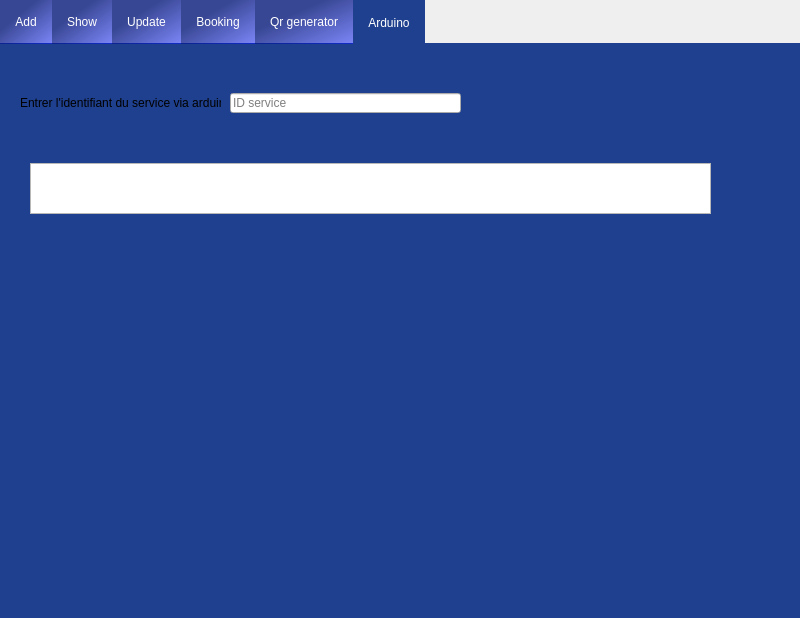
<?xml version="1.0" encoding="UTF-8"?>
<ui version="4.0">
 <class>GestionService</class>
 <widget class="QMainWindow" name="GestionService">
  <property name="geometry">
   <rect>
    <x>0</x>
    <y>0</y>
    <width>800</width>
    <height>618</height>
   </rect>
  </property>
  <property name="windowTitle">
   <string>Tayarni - Gestion Service</string>
  </property>
  <widget class="QWidget" name="centralwidget">
   <widget class="QTabWidget" name="tabWidget">
    <property name="geometry">
     <rect>
      <x>0</x>
      <y>0</y>
      <width>811</width>
      <height>661</height>
     </rect>
    </property>
    <property name="styleSheet">
     <string notr="true">QTabWidget::pane {
  top:-1px; 
  background: rgb(245, 245, 245);
} 

QTabBar::tab {
	color: white;
  background: qlineargradient(spread:pad, x1:0.349, y1:0.336364, x2:1, y2:1, stop:0 rgba(5, 24, 122, 200), stop:1 rgba(5, 24, 255, 125));
  padding: 15px;
} 

QTabBar::tab:selected { 
	color: white;
  background: #1F408E;
  margin-bottom: -1px; 
}</string>
    </property>
    <property name="currentIndex">
     <number>5</number>
    </property>
    <widget class="QWidget" name="Page1">
     <property name="styleSheet">
      <string notr="true">QWidget#Page1{background-color:#1F408E;}
</string>
     </property>
     <attribute name="title">
      <string>Add</string>
     </attribute>
     <widget class="MyButton" name="pb_add">
      <property name="geometry">
       <rect>
        <x>470</x>
        <y>460</y>
        <width>81</width>
        <height>31</height>
       </rect>
      </property>
      <property name="text">
       <string>Add</string>
      </property>
     </widget>
     <widget class="QLabel" name="label_6">
      <property name="geometry">
       <rect>
        <x>10</x>
        <y>100</y>
        <width>91</width>
        <height>16</height>
       </rect>
      </property>
      <property name="text">
       <string>Service name:</string>
      </property>
     </widget>
     <widget class="QLineEdit" name="le_name">
      <property name="geometry">
       <rect>
        <x>110</x>
        <y>100</y>
        <width>113</width>
        <height>20</height>
       </rect>
      </property>
     </widget>
     <widget class="QLabel" name="label_2">
      <property name="geometry">
       <rect>
        <x>20</x>
        <y>20</y>
        <width>211</width>
        <height>16</height>
       </rect>
      </property>
      <property name="text">
       <string>Add new service:</string>
      </property>
     </widget>
     <widget class="QLabel" name="label_8">
      <property name="geometry">
       <rect>
        <x>0</x>
        <y>210</y>
        <width>111</width>
        <height>20</height>
       </rect>
      </property>
      <property name="text">
       <string>Service Disponiblity:</string>
      </property>
     </widget>
     <widget class="QLabel" name="label_9">
      <property name="geometry">
       <rect>
        <x>10</x>
        <y>60</y>
        <width>91</width>
        <height>16</height>
       </rect>
      </property>
      <property name="text">
       <string>Service type:</string>
      </property>
     </widget>
     <widget class="QLabel" name="label_10">
      <property name="geometry">
       <rect>
        <x>10</x>
        <y>150</y>
        <width>101</width>
        <height>20</height>
       </rect>
      </property>
      <property name="text">
       <string>Number of places:</string>
      </property>
     </widget>
     <widget class="QLineEdit" name="le_places">
      <property name="geometry">
       <rect>
        <x>110</x>
        <y>150</y>
        <width>113</width>
        <height>20</height>
       </rect>
      </property>
     </widget>
     <widget class="QRadioButton" name="radioButton">
      <property name="geometry">
       <rect>
        <x>120</x>
        <y>210</y>
        <width>83</width>
        <height>18</height>
       </rect>
      </property>
      <property name="text">
       <string>Available</string>
      </property>
     </widget>
     <widget class="QRadioButton" name="radioButton_2">
      <property name="geometry">
       <rect>
        <x>240</x>
        <y>210</y>
        <width>83</width>
        <height>18</height>
       </rect>
      </property>
      <property name="text">
       <string>Not available</string>
      </property>
     </widget>
     <widget class="QLineEdit" name="le_type">
      <property name="geometry">
       <rect>
        <x>110</x>
        <y>60</y>
        <width>113</width>
        <height>20</height>
       </rect>
      </property>
     </widget>
     <widget class="QLabel" name="label_20">
      <property name="geometry">
       <rect>
        <x>0</x>
        <y>280</y>
        <width>111</width>
        <height>20</height>
       </rect>
      </property>
      <property name="text">
       <string>Service specifications:</string>
      </property>
     </widget>
     <widget class="QLineEdit" name="lineEdit_3">
      <property name="geometry">
       <rect>
        <x>110</x>
        <y>280</y>
        <width>141</width>
        <height>20</height>
       </rect>
      </property>
      <property name="focusPolicy">
       <enum>Qt::ClickFocus</enum>
      </property>
      <property name="autoFillBackground">
       <bool>false</bool>
      </property>
      <property name="inputMask">
       <string/>
      </property>
      <property name="text">
       <string/>
      </property>
      <property name="placeholderText">
       <string>Specification</string>
      </property>
      <property name="clearButtonEnabled">
       <bool>false</bool>
      </property>
     </widget>
     <widget class="QLineEdit" name="lineEdit_4">
      <property name="geometry">
       <rect>
        <x>110</x>
        <y>320</y>
        <width>141</width>
        <height>20</height>
       </rect>
      </property>
      <property name="placeholderText">
       <string>Specification</string>
      </property>
     </widget>
     <widget class="QLineEdit" name="lineEdit_5">
      <property name="geometry">
       <rect>
        <x>110</x>
        <y>360</y>
        <width>141</width>
        <height>20</height>
       </rect>
      </property>
      <property name="placeholderText">
       <string>Specification</string>
      </property>
     </widget>
     <widget class="QLineEdit" name="lineEdit_6">
      <property name="geometry">
       <rect>
        <x>260</x>
        <y>280</y>
        <width>141</width>
        <height>20</height>
       </rect>
      </property>
      <property name="placeholderText">
       <string>Nb places</string>
      </property>
     </widget>
     <widget class="QLineEdit" name="lineEdit_7">
      <property name="geometry">
       <rect>
        <x>410</x>
        <y>280</y>
        <width>141</width>
        <height>20</height>
       </rect>
      </property>
      <property name="placeholderText">
       <string>Price</string>
      </property>
     </widget>
     <widget class="QLineEdit" name="lineEdit_8">
      <property name="geometry">
       <rect>
        <x>260</x>
        <y>320</y>
        <width>141</width>
        <height>20</height>
       </rect>
      </property>
      <property name="placeholderText">
       <string>Nb places</string>
      </property>
     </widget>
     <widget class="QLineEdit" name="lineEdit_9">
      <property name="geometry">
       <rect>
        <x>410</x>
        <y>320</y>
        <width>141</width>
        <height>20</height>
       </rect>
      </property>
      <property name="placeholderText">
       <string>Price</string>
      </property>
     </widget>
     <widget class="QLineEdit" name="lineEdit_10">
      <property name="geometry">
       <rect>
        <x>260</x>
        <y>360</y>
        <width>141</width>
        <height>20</height>
       </rect>
      </property>
      <property name="placeholderText">
       <string>Nb places</string>
      </property>
     </widget>
     <widget class="QLineEdit" name="lineEdit_11">
      <property name="geometry">
       <rect>
        <x>410</x>
        <y>360</y>
        <width>141</width>
        <height>20</height>
       </rect>
      </property>
      <property name="placeholderText">
       <string>Price</string>
      </property>
     </widget>
    </widget>
    <widget class="QWidget" name="Page2">
     <property name="styleSheet">
      <string notr="true">QWidget#Page2{background-color:#1F408E;}</string>
     </property>
     <attribute name="title">
      <string>Show</string>
     </attribute>
     <widget class="QLabel" name="label_4">
      <property name="geometry">
       <rect>
        <x>20</x>
        <y>20</y>
        <width>131</width>
        <height>16</height>
       </rect>
      </property>
      <property name="text">
       <string>List of Services:</string>
      </property>
     </widget>
     <widget class="MyButton" name="pb_update">
      <property name="geometry">
       <rect>
        <x>650</x>
        <y>190</y>
        <width>101</width>
        <height>23</height>
       </rect>
      </property>
      <property name="text">
       <string>Update a service</string>
      </property>
     </widget>
     <widget class="MyButton" name="pb_delete">
      <property name="geometry">
       <rect>
        <x>650</x>
        <y>240</y>
        <width>101</width>
        <height>23</height>
       </rect>
      </property>
      <property name="text">
       <string>Delete a service</string>
      </property>
     </widget>
     <widget class="MyButton" name="pb_pdf">
      <property name="geometry">
       <rect>
        <x>650</x>
        <y>90</y>
        <width>101</width>
        <height>23</height>
       </rect>
      </property>
      <property name="text">
       <string>Export list in PDF</string>
      </property>
     </widget>
     <widget class="MyButton" name="pb_sort">
      <property name="geometry">
       <rect>
        <x>650</x>
        <y>140</y>
        <width>101</width>
        <height>23</height>
       </rect>
      </property>
      <property name="text">
       <string>Sort</string>
      </property>
     </widget>
     <widget class="QTableView" name="service_tab">
      <property name="geometry">
       <rect>
        <x>15</x>
        <y>50</y>
        <width>631</width>
        <height>281</height>
       </rect>
      </property>
      <property name="sizeAdjustPolicy">
       <enum>QAbstractScrollArea::AdjustIgnored</enum>
      </property>
      <property name="editTriggers">
       <set>QAbstractItemView::AllEditTriggers</set>
      </property>
      <property name="dragEnabled">
       <bool>true</bool>
      </property>
     </widget>
     <widget class="QLineEdit" name="le_chercher">
      <property name="geometry">
       <rect>
        <x>650</x>
        <y>290</y>
        <width>113</width>
        <height>20</height>
       </rect>
      </property>
     </widget>
    </widget>
    <widget class="QWidget" name="tab">
     <property name="styleSheet">
      <string notr="true">QWidget#tab{background-color:#1F408E;}</string>
     </property>
     <attribute name="title">
      <string>Update</string>
     </attribute>
     <widget class="QLineEdit" name="le_id_upd">
      <property name="geometry">
       <rect>
        <x>190</x>
        <y>30</y>
        <width>113</width>
        <height>20</height>
       </rect>
      </property>
     </widget>
     <widget class="QLabel" name="label_11">
      <property name="geometry">
       <rect>
        <x>30</x>
        <y>30</y>
        <width>151</width>
        <height>20</height>
       </rect>
      </property>
      <property name="text">
       <string>Please write the service's ID:</string>
      </property>
     </widget>
     <widget class="QLineEdit" name="le_type_upd">
      <property name="geometry">
       <rect>
        <x>190</x>
        <y>80</y>
        <width>113</width>
        <height>20</height>
       </rect>
      </property>
     </widget>
     <widget class="QLineEdit" name="le_name_upd">
      <property name="geometry">
       <rect>
        <x>190</x>
        <y>130</y>
        <width>113</width>
        <height>20</height>
       </rect>
      </property>
     </widget>
     <widget class="QLineEdit" name="le_places_upd">
      <property name="geometry">
       <rect>
        <x>190</x>
        <y>200</y>
        <width>113</width>
        <height>20</height>
       </rect>
      </property>
     </widget>
     <widget class="QLabel" name="label_12">
      <property name="geometry">
       <rect>
        <x>70</x>
        <y>270</y>
        <width>111</width>
        <height>20</height>
       </rect>
      </property>
      <property name="text">
       <string>Service Disponiblity:</string>
      </property>
     </widget>
     <widget class="QLabel" name="label_13">
      <property name="geometry">
       <rect>
        <x>90</x>
        <y>80</y>
        <width>91</width>
        <height>16</height>
       </rect>
      </property>
      <property name="text">
       <string>Service type:</string>
      </property>
     </widget>
     <widget class="QLabel" name="label_14">
      <property name="geometry">
       <rect>
        <x>80</x>
        <y>130</y>
        <width>91</width>
        <height>16</height>
       </rect>
      </property>
      <property name="text">
       <string>Service name:</string>
      </property>
     </widget>
     <widget class="QLabel" name="label_16">
      <property name="geometry">
       <rect>
        <x>70</x>
        <y>200</y>
        <width>101</width>
        <height>20</height>
       </rect>
      </property>
      <property name="text">
       <string>Number of places:</string>
      </property>
     </widget>
     <widget class="QRadioButton" name="radioButton_3">
      <property name="geometry">
       <rect>
        <x>190</x>
        <y>270</y>
        <width>83</width>
        <height>18</height>
       </rect>
      </property>
      <property name="text">
       <string>Available</string>
      </property>
     </widget>
     <widget class="QRadioButton" name="radioButton_4">
      <property name="geometry">
       <rect>
        <x>330</x>
        <y>270</y>
        <width>83</width>
        <height>18</height>
       </rect>
      </property>
      <property name="text">
       <string>Not Available</string>
      </property>
     </widget>
     <widget class="MyButton" name="pb_updConfirm">
      <property name="geometry">
       <rect>
        <x>590</x>
        <y>460</y>
        <width>81</width>
        <height>31</height>
       </rect>
      </property>
      <property name="text">
       <string>Confirm</string>
      </property>
     </widget>
     <widget class="QLineEdit" name="lineEdit_12">
      <property name="geometry">
       <rect>
        <x>330</x>
        <y>370</y>
        <width>141</width>
        <height>20</height>
       </rect>
      </property>
      <property name="placeholderText">
       <string>Nb places</string>
      </property>
     </widget>
     <widget class="QLineEdit" name="lineEdit_13">
      <property name="geometry">
       <rect>
        <x>330</x>
        <y>410</y>
        <width>141</width>
        <height>20</height>
       </rect>
      </property>
      <property name="placeholderText">
       <string>Nb places</string>
      </property>
     </widget>
     <widget class="QLineEdit" name="lineEdit_14">
      <property name="geometry">
       <rect>
        <x>480</x>
        <y>410</y>
        <width>141</width>
        <height>20</height>
       </rect>
      </property>
      <property name="placeholderText">
       <string>Price</string>
      </property>
     </widget>
     <widget class="QLineEdit" name="lineEdit_15">
      <property name="geometry">
       <rect>
        <x>480</x>
        <y>370</y>
        <width>141</width>
        <height>20</height>
       </rect>
      </property>
      <property name="placeholderText">
       <string>Price</string>
      </property>
     </widget>
     <widget class="QLineEdit" name="lineEdit_16">
      <property name="geometry">
       <rect>
        <x>180</x>
        <y>370</y>
        <width>141</width>
        <height>20</height>
       </rect>
      </property>
      <property name="placeholderText">
       <string>Specification</string>
      </property>
     </widget>
     <widget class="QLineEdit" name="lineEdit_17">
      <property name="geometry">
       <rect>
        <x>180</x>
        <y>330</y>
        <width>141</width>
        <height>20</height>
       </rect>
      </property>
      <property name="focusPolicy">
       <enum>Qt::ClickFocus</enum>
      </property>
      <property name="autoFillBackground">
       <bool>false</bool>
      </property>
      <property name="inputMask">
       <string/>
      </property>
      <property name="text">
       <string/>
      </property>
      <property name="placeholderText">
       <string>Specification</string>
      </property>
      <property name="clearButtonEnabled">
       <bool>false</bool>
      </property>
     </widget>
     <widget class="QLabel" name="label_21">
      <property name="geometry">
       <rect>
        <x>70</x>
        <y>330</y>
        <width>111</width>
        <height>20</height>
       </rect>
      </property>
      <property name="text">
       <string>Service specifications:</string>
      </property>
     </widget>
     <widget class="QLineEdit" name="lineEdit_18">
      <property name="geometry">
       <rect>
        <x>480</x>
        <y>330</y>
        <width>141</width>
        <height>20</height>
       </rect>
      </property>
      <property name="placeholderText">
       <string>Price</string>
      </property>
     </widget>
     <widget class="QLineEdit" name="lineEdit_19">
      <property name="geometry">
       <rect>
        <x>180</x>
        <y>410</y>
        <width>141</width>
        <height>20</height>
       </rect>
      </property>
      <property name="placeholderText">
       <string>Specification</string>
      </property>
     </widget>
     <widget class="QLineEdit" name="lineEdit_20">
      <property name="geometry">
       <rect>
        <x>330</x>
        <y>330</y>
        <width>141</width>
        <height>20</height>
       </rect>
      </property>
      <property name="placeholderText">
       <string>Nb places</string>
      </property>
     </widget>
    </widget>
    <widget class="QWidget" name="tab_2">
     <property name="styleSheet">
      <string notr="true">QWidget#tab_2{background-color:#1F408E;}</string>
     </property>
     <attribute name="title">
      <string>Booking</string>
     </attribute>
     <widget class="QLabel" name="label_17">
      <property name="geometry">
       <rect>
        <x>10</x>
        <y>10</y>
        <width>91</width>
        <height>16</height>
       </rect>
      </property>
      <property name="text">
       <string>Book Services:</string>
      </property>
     </widget>
     <widget class="QComboBox" name="comboBox">
      <property name="geometry">
       <rect>
        <x>140</x>
        <y>40</y>
        <width>201</width>
        <height>22</height>
       </rect>
      </property>
      <property name="contextMenuPolicy">
       <enum>Qt::NoContextMenu</enum>
      </property>
      <property name="editable">
       <bool>false</bool>
      </property>
      <property name="currentText">
       <string/>
      </property>
      <property name="currentIndex">
       <number>-1</number>
      </property>
      <property name="maxVisibleItems">
       <number>10</number>
      </property>
     </widget>
     <widget class="QLabel" name="label_18">
      <property name="geometry">
       <rect>
        <x>10</x>
        <y>50</y>
        <width>121</width>
        <height>16</height>
       </rect>
      </property>
      <property name="text">
       <string>Please choose a service:</string>
      </property>
     </widget>
     <widget class="QLabel" name="label_22">
      <property name="geometry">
       <rect>
        <x>50</x>
        <y>330</y>
        <width>121</width>
        <height>16</height>
       </rect>
      </property>
      <property name="text">
       <string>Starting date:</string>
      </property>
     </widget>
     <widget class="QLabel" name="label_23">
      <property name="geometry">
       <rect>
        <x>50</x>
        <y>370</y>
        <width>121</width>
        <height>16</height>
       </rect>
      </property>
      <property name="text">
       <string>Ending date:</string>
      </property>
     </widget>
     <widget class="QDateEdit" name="startDateEdit_2">
      <property name="geometry">
       <rect>
        <x>150</x>
        <y>330</y>
        <width>220</width>
        <height>20</height>
       </rect>
      </property>
      <property name="displayFormat">
       <string>MMM dd, yyyy</string>
      </property>
      <property name="calendarPopup">
       <bool>true</bool>
      </property>
     </widget>
     <widget class="QDateEdit" name="startDateEdit_3">
      <property name="geometry">
       <rect>
        <x>150</x>
        <y>370</y>
        <width>220</width>
        <height>20</height>
       </rect>
      </property>
      <property name="displayFormat">
       <string>MMM dd, yyyy</string>
      </property>
      <property name="calendarPopup">
       <bool>true</bool>
      </property>
     </widget>
     <widget class="MyButton" name="pb_book">
      <property name="geometry">
       <rect>
        <x>490</x>
        <y>430</y>
        <width>75</width>
        <height>23</height>
       </rect>
      </property>
      <property name="text">
       <string>BOOK</string>
      </property>
     </widget>
     <widget class="QLabel" name="label_24">
      <property name="geometry">
       <rect>
        <x>20</x>
        <y>290</y>
        <width>131</width>
        <height>16</height>
       </rect>
      </property>
      <property name="text">
       <string>Nombre de personnes:</string>
      </property>
     </widget>
     <widget class="QLineEdit" name="le_book">
      <property name="geometry">
       <rect>
        <x>150</x>
        <y>290</y>
        <width>191</width>
        <height>20</height>
       </rect>
      </property>
     </widget>
     <widget class="QLabel" name="label_19">
      <property name="geometry">
       <rect>
        <x>10</x>
        <y>100</y>
        <width>161</width>
        <height>16</height>
       </rect>
      </property>
      <property name="text">
       <string>Please choose the service name:</string>
      </property>
     </widget>
     <widget class="QComboBox" name="comboBox_2">
      <property name="geometry">
       <rect>
        <x>180</x>
        <y>90</y>
        <width>201</width>
        <height>22</height>
       </rect>
      </property>
     </widget>
     <widget class="QTableView" name="tableView_2">
      <property name="geometry">
       <rect>
        <x>20</x>
        <y>140</y>
        <width>561</width>
        <height>81</height>
       </rect>
      </property>
     </widget>
     <widget class="MyButton" name="pushButton">
      <property name="geometry">
       <rect>
        <x>490</x>
        <y>460</y>
        <width>75</width>
        <height>23</height>
       </rect>
      </property>
      <property name="text">
       <string>Print bill</string>
      </property>
     </widget>
     <widget class="QLabel" name="label_27">
      <property name="geometry">
       <rect>
        <x>40</x>
        <y>410</y>
        <width>121</width>
        <height>16</height>
       </rect>
      </property>
      <property name="text">
       <string>The total sum is:</string>
      </property>
     </widget>
     <widget class="QLineEdit" name="lineEdit_2">
      <property name="geometry">
       <rect>
        <x>160</x>
        <y>410</y>
        <width>211</width>
        <height>20</height>
       </rect>
      </property>
      <property name="readOnly">
       <bool>true</bool>
      </property>
     </widget>
     <widget class="QLabel" name="label_28">
      <property name="geometry">
       <rect>
        <x>20</x>
        <y>250</y>
        <width>161</width>
        <height>16</height>
       </rect>
      </property>
      <property name="text">
       <string>Please choose reservation type:</string>
      </property>
     </widget>
     <widget class="QComboBox" name="comboBox_3">
      <property name="geometry">
       <rect>
        <x>190</x>
        <y>250</y>
        <width>151</width>
        <height>22</height>
       </rect>
      </property>
     </widget>
     <widget class="MyButton" name="pb_book_2">
      <property name="geometry">
       <rect>
        <x>650</x>
        <y>340</y>
        <width>75</width>
        <height>23</height>
       </rect>
      </property>
      <property name="text">
       <string>Booking stat</string>
      </property>
     </widget>
    </widget>
    <widget class="QWidget" name="tab_11">
     <property name="styleSheet">
      <string notr="true">QWidget#tab_11{background-color:#1F408E;}</string>
     </property>
     <attribute name="title">
      <string>Qr generator</string>
     </attribute>
     <widget class="MyButton" name="pButtonQuit_2">
      <property name="geometry">
       <rect>
        <x>430</x>
        <y>290</y>
        <width>93</width>
        <height>28</height>
       </rect>
      </property>
      <property name="text">
       <string>Quit</string>
      </property>
     </widget>
     <widget class="QSplitter" name="splitter_4">
      <property name="geometry">
       <rect>
        <x>150</x>
        <y>20</y>
        <width>381</width>
        <height>261</height>
       </rect>
      </property>
      <property name="orientation">
       <enum>Qt::Vertical</enum>
      </property>
      <property name="handleWidth">
       <number>10</number>
      </property>
      <property name="childrenCollapsible">
       <bool>false</bool>
      </property>
      <widget class="QSplitter" name="splitter_5">
       <property name="orientation">
        <enum>Qt::Horizontal</enum>
       </property>
       <property name="handleWidth">
        <number>10</number>
       </property>
       <property name="childrenCollapsible">
        <bool>false</bool>
       </property>
       <widget class="QScrollArea" name="scrollArea_6">
        <property name="widgetResizable">
         <bool>true</bool>
        </property>
        <widget class="QWidget" name="scrollAreaWidgetContents_6">
         <property name="geometry">
          <rect>
           <x>0</x>
           <y>0</y>
           <width>153</width>
           <height>89</height>
          </rect>
         </property>
         <layout class="QVBoxLayout" name="verticalLayout_9">
          <property name="spacing">
           <number>0</number>
          </property>
          <property name="leftMargin">
           <number>0</number>
          </property>
          <property name="topMargin">
           <number>0</number>
          </property>
          <property name="rightMargin">
           <number>0</number>
          </property>
          <property name="bottomMargin">
           <number>0</number>
          </property>
          <item>
           <widget class="QLabel" name="image_label_3">
            <property name="frameShape">
             <enum>QFrame::StyledPanel</enum>
            </property>
            <property name="text">
             <string>QR Code...</string>
            </property>
            <property name="alignment">
             <set>Qt::AlignCenter</set>
            </property>
            <property name="textInteractionFlags">
             <set>Qt::NoTextInteraction</set>
            </property>
           </widget>
          </item>
         </layout>
        </widget>
       </widget>
       <widget class="QWidget" name="layoutWidget_6">
        <layout class="QVBoxLayout" name="verticalLayout_5">
         <item>
          <layout class="QFormLayout" name="formLayout_3">
           <item row="0" column="0">
            <widget class="QLabel" name="label_25">
             <property name="text">
              <string>Scale:</string>
             </property>
            </widget>
           </item>
           <item row="0" column="1">
            <widget class="QSpinBox" name="sBoxScale_3">
             <property name="minimum">
              <number>1</number>
             </property>
             <property name="maximum">
              <number>20</number>
             </property>
            </widget>
           </item>
           <item row="1" column="0">
            <widget class="QLabel" name="label_26">
             <property name="text">
              <string>Size:</string>
             </property>
            </widget>
           </item>
           <item row="1" column="1">
            <widget class="QLabel" name="labelSize_3">
             <property name="text">
              <string/>
             </property>
            </widget>
           </item>
           <item row="2" column="0">
            <widget class="QLabel" name="label_29">
             <property name="text">
              <string>Letters:</string>
             </property>
            </widget>
           </item>
           <item row="2" column="1">
            <widget class="QLabel" name="labelSizeText_3">
             <property name="text">
              <string/>
             </property>
            </widget>
           </item>
           <item row="3" column="0" colspan="2">
            <spacer name="verticalSpacer_4">
             <property name="orientation">
              <enum>Qt::Vertical</enum>
             </property>
             <property name="sizeType">
              <enum>QSizePolicy::Fixed</enum>
             </property>
             <property name="sizeHint" stdset="0">
              <size>
               <width>13</width>
               <height>17</height>
              </size>
             </property>
            </spacer>
           </item>
          </layout>
         </item>
        </layout>
       </widget>
      </widget>
      <widget class="QWidget" name="layoutWidget_7">
       <layout class="QVBoxLayout" name="verticalLayout_6">
        <item>
         <widget class="QLabel" name="label_37">
          <property name="text">
           <string>Text:</string>
          </property>
         </widget>
        </item>
        <item>
         <widget class="QPlainTextEdit" name="pTextEditQRText_3"/>
        </item>
       </layout>
      </widget>
     </widget>
     <widget class="QWidget" name="layoutWidget_8">
      <property name="geometry">
       <rect>
        <x>120</x>
        <y>290</y>
        <width>431</width>
        <height>34</height>
       </rect>
      </property>
      <layout class="QHBoxLayout" name="horizontalLayout_3"/>
     </widget>
     <widget class="MyButton" name="ButtonSave">
      <property name="geometry">
       <rect>
        <x>330</x>
        <y>290</y>
        <width>93</width>
        <height>28</height>
       </rect>
      </property>
      <property name="text">
       <string>Save as...</string>
      </property>
     </widget>
    </widget>
    <widget class="QWidget" name="tab_3">
     <property name="styleSheet">
      <string notr="true">QWidget#tab_3{background-color:#1F408E;}</string>
     </property>
     <attribute name="title">
      <string>Arduino</string>
     </attribute>
     <widget class="QLabel" name="label">
      <property name="geometry">
       <rect>
        <x>20</x>
        <y>50</y>
        <width>201</width>
        <height>20</height>
       </rect>
      </property>
      <property name="text">
       <string>Entrer l'identifiant du service via arduino:</string>
      </property>
     </widget>
     <widget class="QTableView" name="tableView">
      <property name="geometry">
       <rect>
        <x>30</x>
        <y>120</y>
        <width>681</width>
        <height>51</height>
       </rect>
      </property>
     </widget>
     <widget class="QLineEdit" name="lineEdit">
      <property name="geometry">
       <rect>
        <x>230</x>
        <y>50</y>
        <width>231</width>
        <height>20</height>
       </rect>
      </property>
      <property name="autoFillBackground">
       <bool>false</bool>
      </property>
      <property name="readOnly">
       <bool>true</bool>
      </property>
      <property name="placeholderText">
       <string>ID service</string>
      </property>
     </widget>
    </widget>
   </widget>
  </widget>
  <widget class="QMenuBar" name="menubar">
   <property name="geometry">
    <rect>
     <x>0</x>
     <y>0</y>
     <width>800</width>
     <height>26</height>
    </rect>
   </property>
   <property name="defaultUp">
    <bool>false</bool>
   </property>
  </widget>
  <action name="actionNext">
   <property name="icon">
    <iconset>
     <normaloff>:/Images/next.gif</normaloff>:/Images/next.gif</iconset>
   </property>
   <property name="text">
    <string>Next</string>
   </property>
   <property name="toolTip">
    <string>Next month</string>
   </property>
  </action>
 </widget>
 <customwidgets>
  <customwidget>
   <class>MyButton</class>
   <extends>QPushButton</extends>
   <header location="global">mybutton.h</header>
  </customwidget>
 </customwidgets>
 <resources/>
 <connections/>
</ui>
